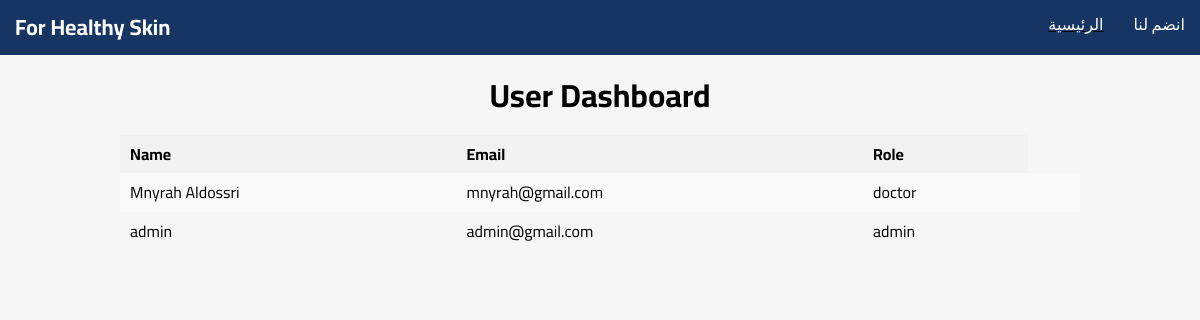
Page /admin-users.php on the committed database.
### tables this page shows
CREATE TABLE `user` (
  `id` int(11) NOT NULL,
  `name` varchar(250) NOT NULL,
  `email` varchar(250) NOT NULL,
  `password` varchar(250) NOT NULL,
  `role` enum('user','doctor','admin') NOT NULL
);

### dbconnect.php (called while the page is built, shortened)
<?php
function query($conn, $sql)
{
    return mysqli_query($conn, $sql);
}
function read($conn, $table, $condition = "")
{
    $sql = "SELECT * FROM $table";
    return query($conn, $sql);
}

### admin-users.php (the view, shortened to what this page needs)
<?php
require('dbconnect.php');
?>
<!DOCTYPE html>
<html>
<head>
    <link rel="stylesheet" href="css/all.min.css">
    <link rel="stylesheet" href="css/normalize.css">
    <link rel="stylesheet" href="css/admin-users.css">
    <link rel="stylesheet" href="css/style.css">
</head>
<body>
    <?php require('partials/nav.php') ?>
    <h1>User Dashboard</h1>
    <?php
    $users = read($conn, 'user');
    if (mysqli_num_rows($users) > 0) {
        echo '<table>';
        echo '<tr><th>Name</th><th>Email</th><th>Role</th></tr>';
        while ($user = mysqli_fetch_assoc($users)) {
            echo '<tr>';
            echo '<td>' . $user['name'] . '</td>';
            echo '<td>' . $user['email'] . '</td>';
            echo '<td>' . $user['role'] . '</td>';
            echo '<td>';
            echo '</td>';
            echo '</tr>';
        }
        echo '</table>';
    } else {
        echo '<p>No users found.</p>';
    }
    ?>
</body>
</html>

### css/admin-users.css (style rules this page uses)
body { font-family: Arial, sans-serif; margin: 0; }
h1 { text-align: center; }
table { width: 80%; border-collapse: collapse; margin-top: 20px; margin: auto; }
th, td { padding: 10px; text-align: left; }
th { background-color: #f2f2f2; }
tr:nth-child(even) { background-color: #f9f9f9; }

### css/style.css (style rules this page uses)
body { font-family: "Cairo", sans-serif; background-color: rgb(246, 246, 246); }

### rows in the picture
user: name "Mnyrah Aldossri", email "mnyrah@gmail.com", role "doctor"
user: name "admin", email "admin@gmail.com", role "admin"
